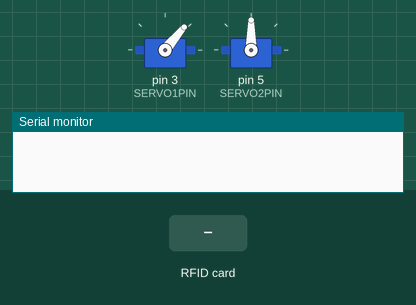
Simulated run of this sketch. Board: Arduino Uno, built with avr-gcc and run on an emulated ATmega328P. Parts: 2 × servo, the last lines printed to the serial monitor. The test bench sets the inputs (shaded band). Random numbers use the default seed unless the sketch sets one.

Above: at 1.2 s.
1.3 s: RFID card D5 53 0D AB held to the reader
At 2.8 s:
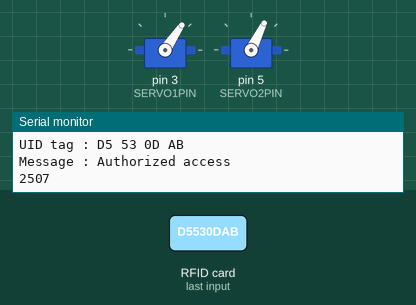
4.0 s: RFID card 0D 3A 80 CB held to the reader
5.5 s: RFID card D5 53 0D AB held to the reader
At 6.8 s:
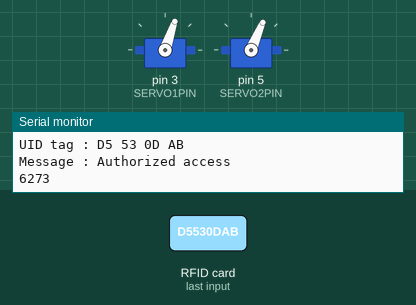
At 10.1 s:
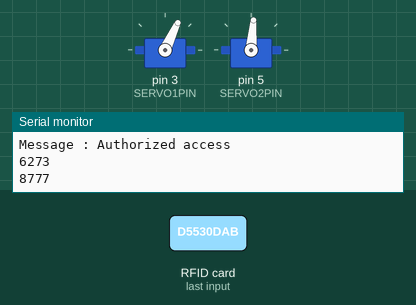
Timing chart, 0 to 50.3 s (numbered marks = the images above; inputs shaded):
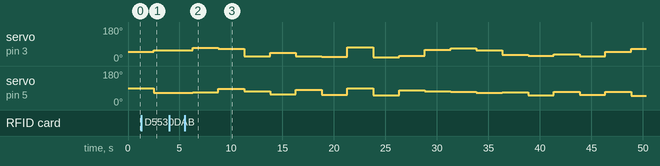

Measured:
- after the input at 1.3 s, servo on pin 3 (SERVO1PIN): 50° → 56° after 1.2 s; servo on pin 5 (SERVO2PIN): 90° → 64° after 1.2 s

The sketch:

DogLaserToy.ino
```cpp
#include <Servo.h>
#include <MFRC522.h>

#define SS_PIN 10
#define RST_PIN 9
#define SERVO1PIN 3
#define SERVO2PIN 5

MFRC522 mfrc522(SS_PIN, RST_PIN);   // Create MFRC522 instance.

bool active = false;

// Set the laser wait time in milliseconds
int laserWaitTime = 2500;

// Setup a variable to record the last time the laser moved
long timeOfLastMovement;

// Setup servos
Servo servo1;
Servo servo2;

long randNumber;

void setup()
{
  // Create a random seed using the analog noise
  randomSeed(analogRead(0));

  // Initiate a serial communication
  Serial.begin(9600);
  mfrc522.PCD_Init();

  // Attatch Servos
  servo1.attach(SERVO1PIN);
  servo2.attach(SERVO2PIN);

  // Reset Servo Pos
  servo1.write(50);
  servo2.write(90);
}

void loop()
{
  // If the robot is active move the laser to random positions, then wait for the specified laser wait time.
  if (active)
  {
    if (laserWaitTime <= millis() - timeOfLastMovement) {
      // Set random positions
    float xRandPos = random(20, 81);
    float yRandPos = random(45, 91);

    // Move the laser
    servo1.write(xRandPos);
    servo2.write(yRandPos);

    // Record time
    timeOfLastMovement = millis();
    Serial.println(timeOfLastMovement);
    }
  }

  // Look for new cards
  if ( ! mfrc522.PICC_IsNewCardPresent())
  {
    return;
  }

  // Select one of the cards
  if ( ! mfrc522.PICC_ReadCardSerial())
  {
    return;
  }

  //Show UID on serial monitor
  Serial.print("UID tag :");
  String content= "";
  byte letter;
  for (byte i = 0; i < mfrc522.uid.size; i++)
  {
     Serial.print(mfrc522.uid.uidByte[i] < 0x10 ? " 0" : " ");
     Serial.print(mfrc522.uid.uidByte[i], HEX);
     content.concat(String(mfrc522.uid.uidByte[i] < 0x10 ? " 0" : " "));
     content.concat(String(mfrc522.uid.uidByte[i], HEX));
  }
  Serial.println();
  Serial.print("Message : ");
  content.toUpperCase();

  if (content.substring(1) == "D5 53 0D AB" || content.substring(1) == "0D 3A 80 CB") //change here the UID of the card/cards that you want to give access
  {
    Serial.println("Authorized access");

    if (!active)
    {
      active = true;
    }
    else
    {
      active = false;
    }
    delay(750);
  }
  else
  {
    Serial.println(" Access denied");

  }
}
```
